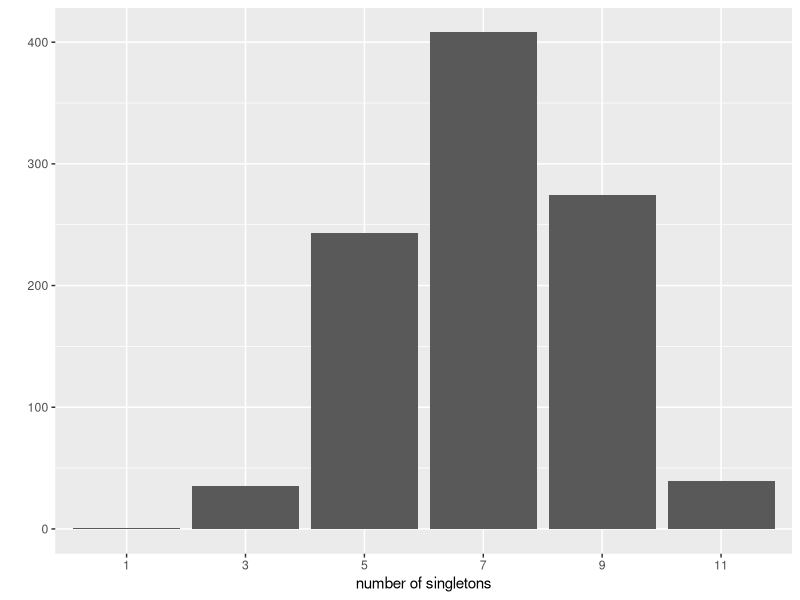
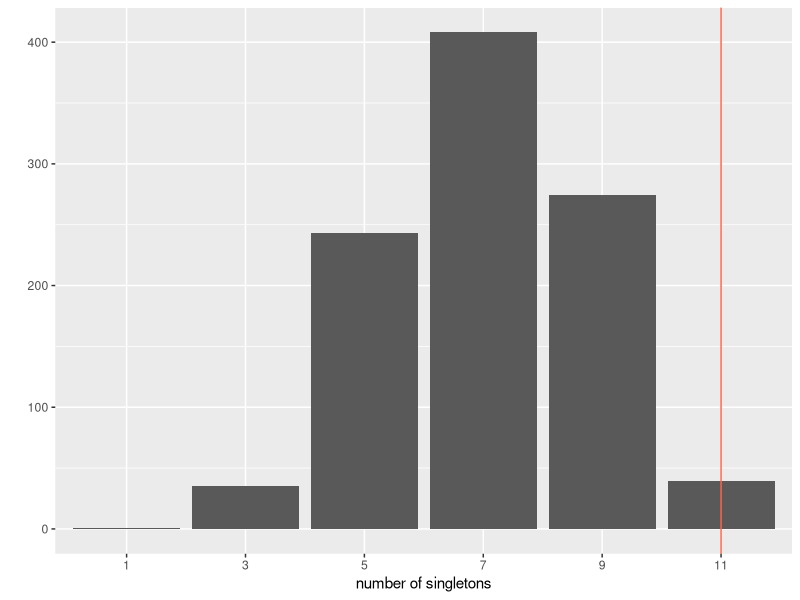
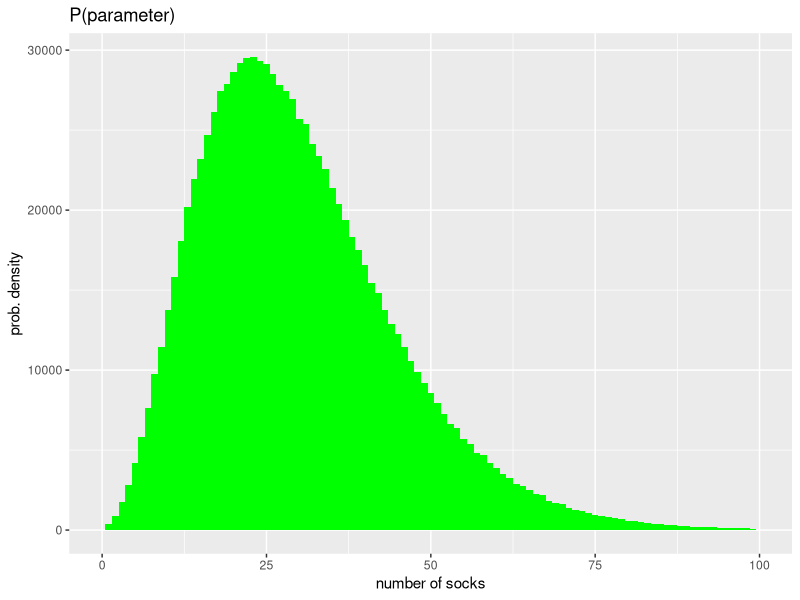
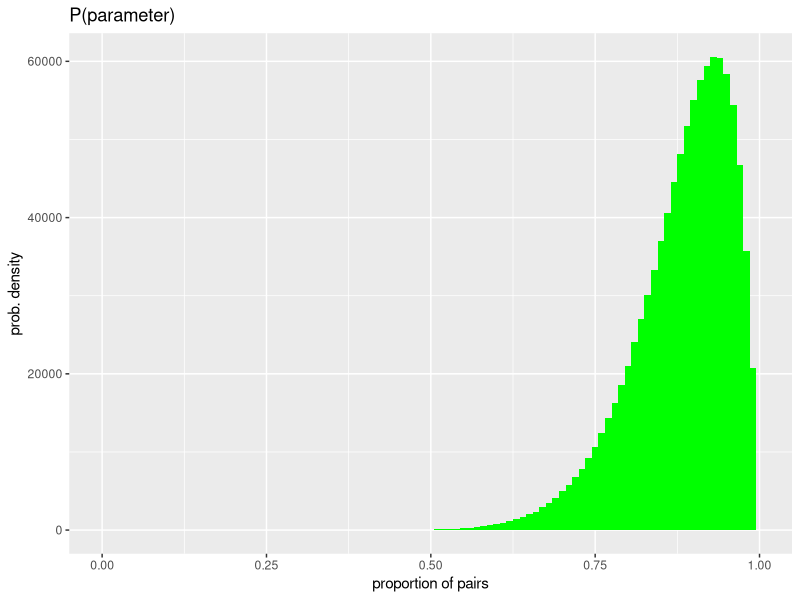
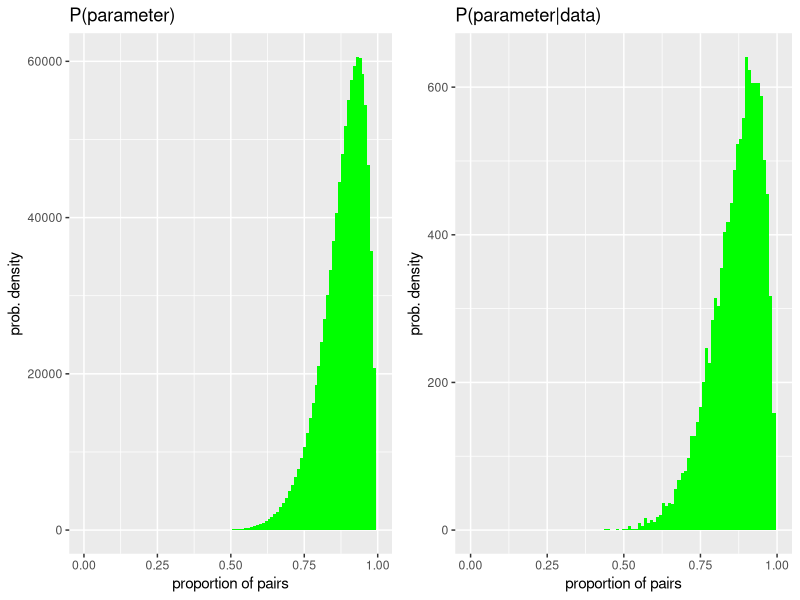
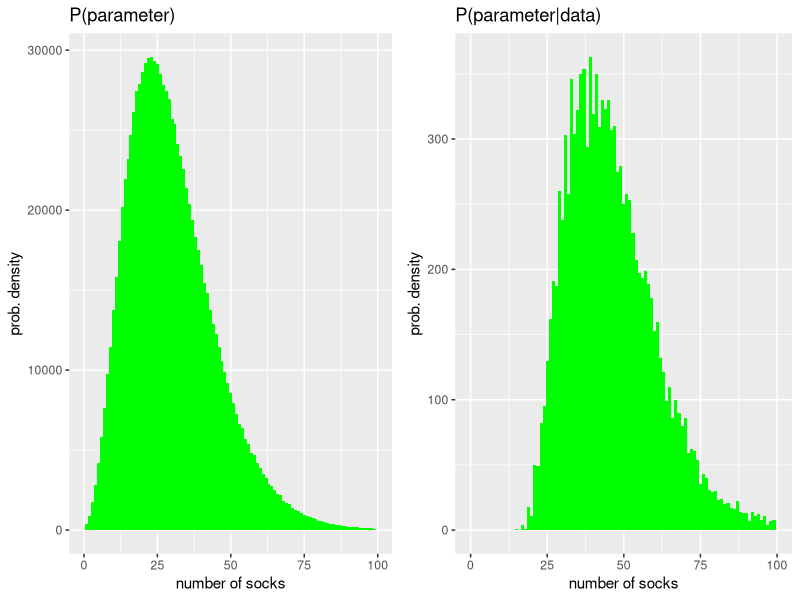
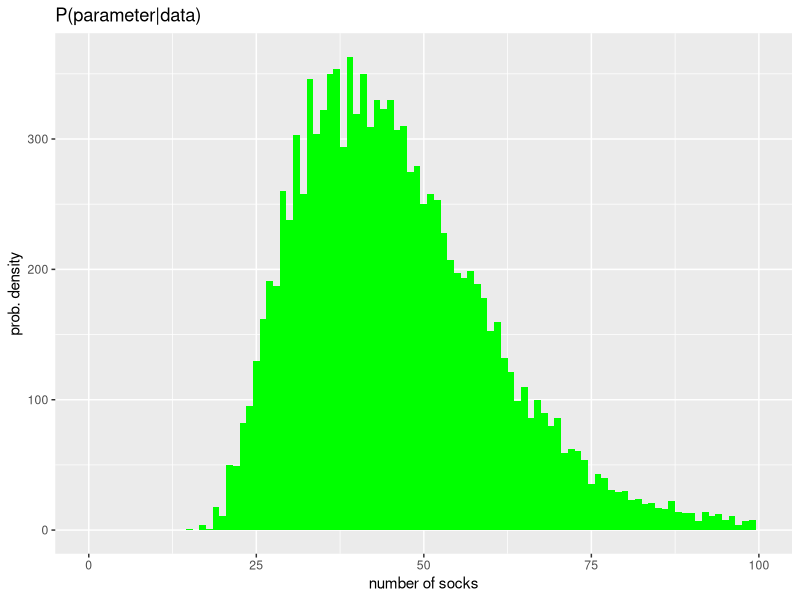
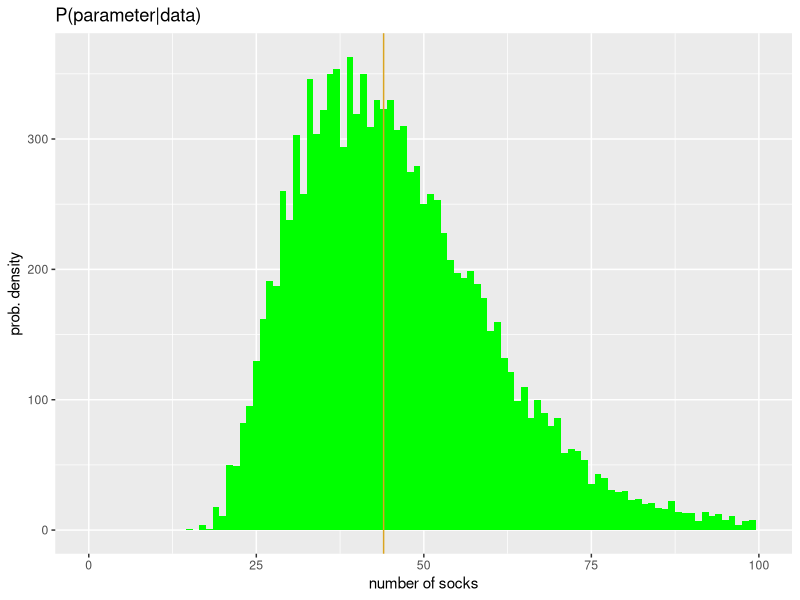

Write the R code that produced these figures, in order.
## ---- chunk 1
library(knitr)
options(digits=3)
knitr::opts_chunk$set(echo = TRUE, fig.align = "center", warning = FALSE, message = FALSE)
library(dplyr)
library(ggplot2)
## ---- chunk 2
sock_pairs <- c("A", "B", "C", "D", "E", "F", "G", "H", "I", "J", "K")
sock_singles <- c("l", "m", "n", "o", "p")
socks <- c(rep(sock_pairs, each = 2), sock_singles)
socks
## ---- chunk 3
picked_socks <- sample(socks, size = 11, replace = FALSE)
picked_socks
sock_counts <- table(picked_socks)
sock_counts
n_singles <- sum(sock_counts == 1)
n_singles
## ---- chunk 4
pick_socks <- function(N_pairs, N_singles, N_pick) {
  N_sock_types <- N_pairs + N_singles
  socks <- rep(1:N_sock_types, rep( 2:1, c(N_pairs, N_singles) ))
  picked_socks <- sample(socks, 11)
  sock_counts <- table(picked_socks)
  n_singles <- sum(sock_counts == 1)
  n_singles
}
set.seed(200)
## ---- chunk 5
pick_socks(N_pairs = 9, N_singles = 5, N_pick = 11)
pick_socks(9, 5, 11)
pick_socks(9, 5, 11)
## ---- chunk 6
sim_singles <- rep(0, 1000)

for (i in 1:1000) {
  sim_singles[i] <- pick_socks(9, 5, 11)
}

qplot(as.factor(sim_singles), geom = "bar", xlab = "number of singletons")
## ---- chunk 7
qplot(as.factor(sim_singles), geom = "bar", xlab = "number of singletons") +
  geom_vline(xintercept = 6, col = "tomato")
## ---- chunk 8
table(sim_singles)
table(sim_singles)[6]/1000
## ---- chunk 9
pval <- table(sim_singles)[6]/1000
## ---- chunk 10
x <- rnbinom(1e6, mu = 30, size = -30^2 / (30 - 15^2))
(prior_n <- qplot(x, geom = "histogram", xlab = "number of socks", binwidth = 1, xlim = c(0, 100),
      fill = I("green"), ylab = "prob. density", main = "P(parameter)"))
## ---- chunk 11
y <- rbeta(1e6, shape1 = 15, shape2 = 2)
(prior_p <- qplot(y, geom = "histogram", xlab = "proportion of pairs", binwidth = .01, xlim = c(0, 1),
      fill = I("green"), ylab = "prob. density", main = "P(parameter)"))
## ---- chunk 12
sock_sim <- t(replicate(100000, {
  n_socks <- rnbinom(1, mu = 30, size = -30^2 / (30 - 15^2) )
  prop_pairs <- rbeta(1, shape1 = 15, shape2 = 2)
  n_pairs <- round(floor(n_socks / 2) * prop_pairs)
  n_odd <- n_socks - n_pairs * 2
  n_sock_types <- n_pairs + n_odd
  socks <- rep(seq_len(n_sock_types), rep( 2:1, c(n_pairs, n_odd) ))
  picked_socks <- sample(socks, size =  min(11, n_socks))
  sock_counts <- table(picked_socks)
  c(unique = sum(sock_counts == 1), pairs = sum(sock_counts == 2),
    n_socks = n_socks, prop_pairs = prop_pairs)
}))
sock_sim <- as.data.frame(sock_sim)
post_samples <- sock_sim %>%
  filter(unique == 11, pairs == 0)
## ---- chunk 13
head(sock_sim)
sock_sim %>%
  filter(unique == 11, pairs == 0) %>%
  head()
## ---- chunk 14
multiplot <- function(..., plotlist=NULL, file, cols=1, layout=NULL) {
  library(grid)

  # Make a list from the ... arguments and plotlist
  plots <- c(list(...), plotlist)

  numPlots = length(plots)

  # If layout is NULL, then use 'cols' to determine layout
  if (is.null(layout)) {
    # Make the panel
    # ncol: Number of columns of plots
    # nrow: Number of rows needed, calculated from # of cols
    layout <- matrix(seq(1, cols * ceiling(numPlots/cols)),
                    ncol = cols, nrow = ceiling(numPlots/cols))
  }

 if (numPlots==1) {
    print(plots[[1]])

  } else {
    # Set up the page
    grid.newpage()
    pushViewport(viewport(layout = grid.layout(nrow(layout), ncol(layout))))

    # Make each plot, in the correct location
    for (i in 1:numPlots) {
      # Get the i,j matrix positions of the regions that contain this subplot
      matchidx <- as.data.frame(which(layout == i, arr.ind = TRUE))

      print(plots[[i]], vp = viewport(layout.pos.row = matchidx$row,
                                      layout.pos.col = matchidx$col))
    }
  }
}
## ---- chunk 15
post_p <- qplot(prop_pairs, data = post_samples, geom = "histogram", 
                xlab = "proportion of pairs", binwidth = .01, xlim = c(0, 1),
                fill = I("green"), ylab = "prob. density", main = "P(parameter|data)")
multiplot(prior_p, post_p, layout = matrix(1:2, ncol = 2, byrow = TRUE))
## ---- chunk 16
post_n <- qplot(n_socks, data = post_samples, geom = "histogram", 
                xlab = "number of socks", binwidth = 1, xlim = c(0, 100),
                fill = I("green"), ylab = "prob. density", main = "P(parameter|data)")
multiplot(prior_n, post_n, layout = matrix(1:2, ncol = 2, byrow = TRUE))
## ---- chunk 17
post_n
## ---- chunk 18
qplot(n_socks, data = post_samples, geom = "histogram", 
                xlab = "number of socks", binwidth = 1, xlim = c(0, 100),
                fill = I("green"), ylab = "prob. density", main = "P(parameter|data)") +
  geom_vline(xintercept = median(post_samples$n_socks), col = "goldenrod")
